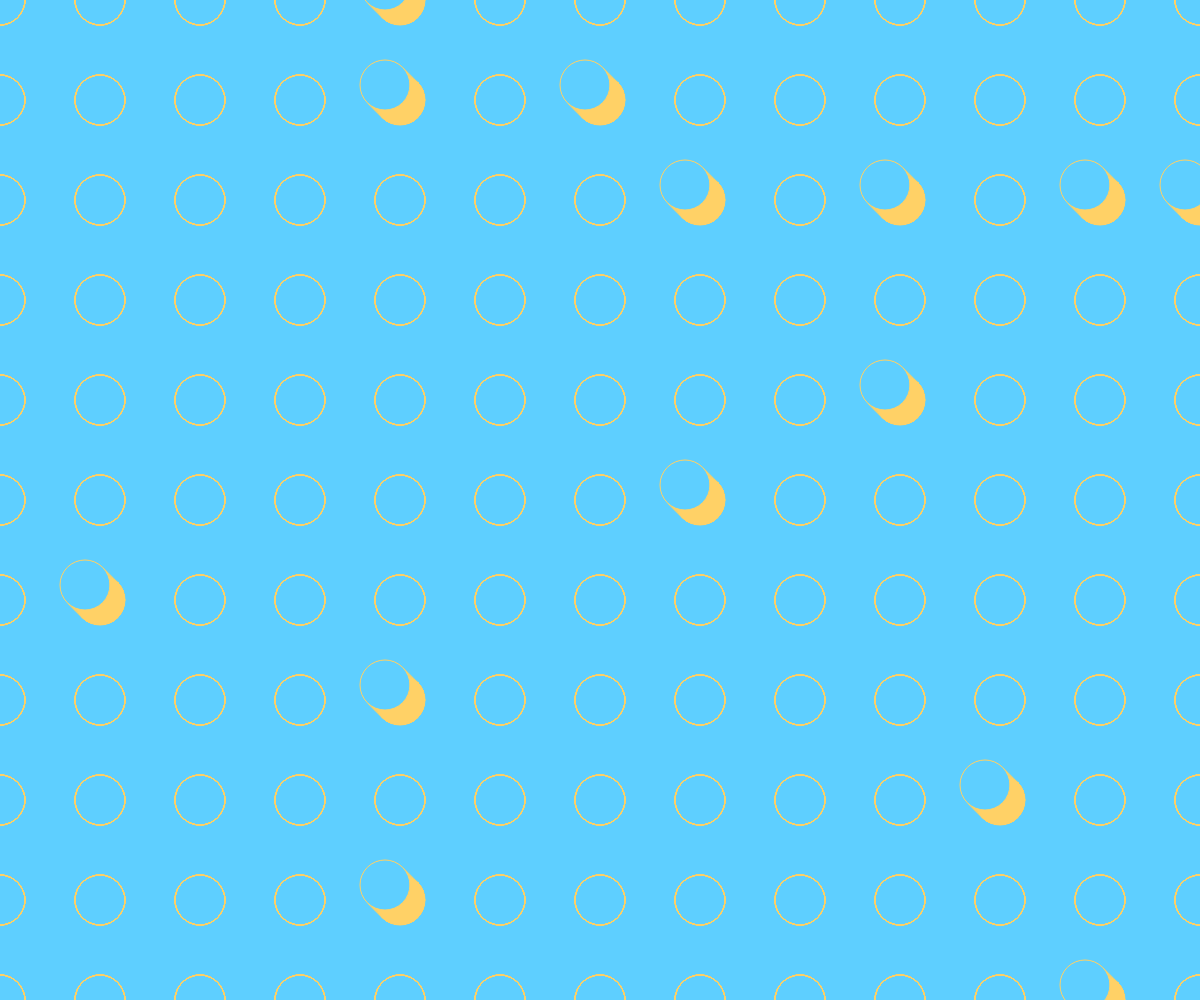
Frame 1 (no input)
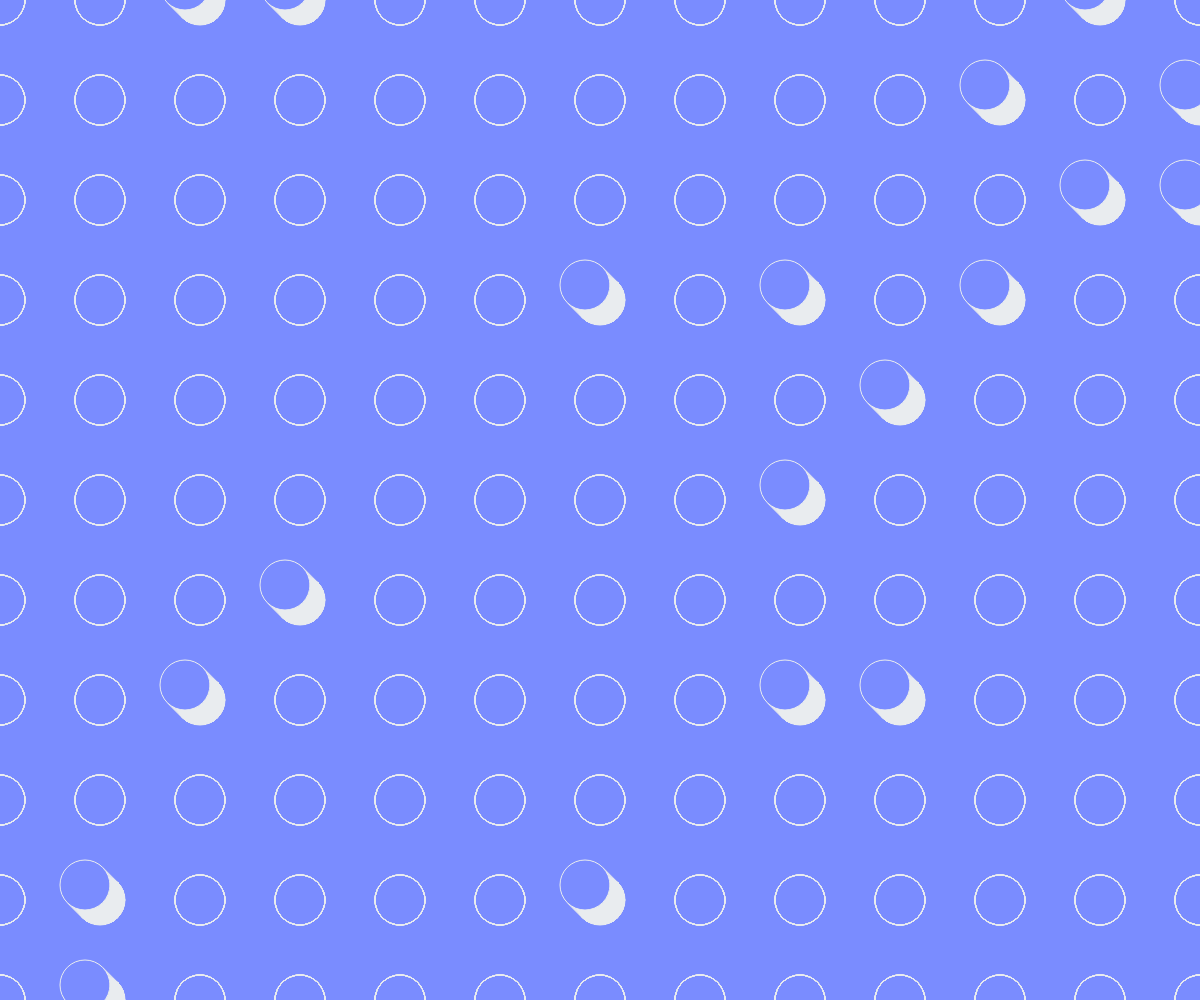
Frame 2 (the mouse pressed at the canvas centre, redrawn once)

The p5.js sketch that drew these frames (run headless with seeded random() and noise() and a simulated clock; the mouse was pressed at the canvas centre and the sketch redrawn once):

// p5.js sketch
// ── sketch.js
let fCols = ["#5B5FEF","#7A8CFF","#4D6CFA","#8E6BFF","#A78BFA","#5ECFFF","#2D2F5A"];

let bCols = ["#FF9F68","#FFD166","#FF7A90","#F4A261","#E9ECEF"];

let t=0;

let wd = 50;
let cols, rows;

let setColor;  
let bgColor;    

function setup() {
  createCanvas(windowWidth, windowHeight);
  cols = ceil(width / (wd + 50)) + 1;
  rows = ceil(height / (wd + 50)) + 1;
  noLoop();
  changeColors();
  background(bgColor);
  drawpatterns();
}

function changeColors() {
  bgColor = random(fCols);
  setColor = random(bCols);
}

function drawpatterns() {
  for (let col = 0; col < cols; col++) {
    for (let row = 0; row < rows; row++) {
      let x = col * (wd + 50);
      let y = row * (wd + 50);
      drawellipse(x, y, wd);
    }
  }
}

function drawellipse(x, y, w) {
  let r = random(1);
  let o;
  for(o=0;o<=15;o++){

  if (r < 0.9) {
    
    noFill();
    stroke(setColor);
    strokeWeight(1);
    ellipse(x, y, w);

  } else {
    fill(setColor);
    noStroke();
    ellipse(x , y , w);
    fill(bgColor);
    stroke(setColor);
    strokeWeight(1);
    ellipse(x-o, y-o, w);
  }}
}

function draw() {
 
}

function mousePressed() {
  changeColors();
  background(bgColor);
  drawpatterns();
}
function windowResized(){
  resizeCanvas(windowWidth,windowHeight);

 cols = ceil(width / (wd + 50)) + 1;
  rows = ceil(height / (wd + 50)) + 1;
}
